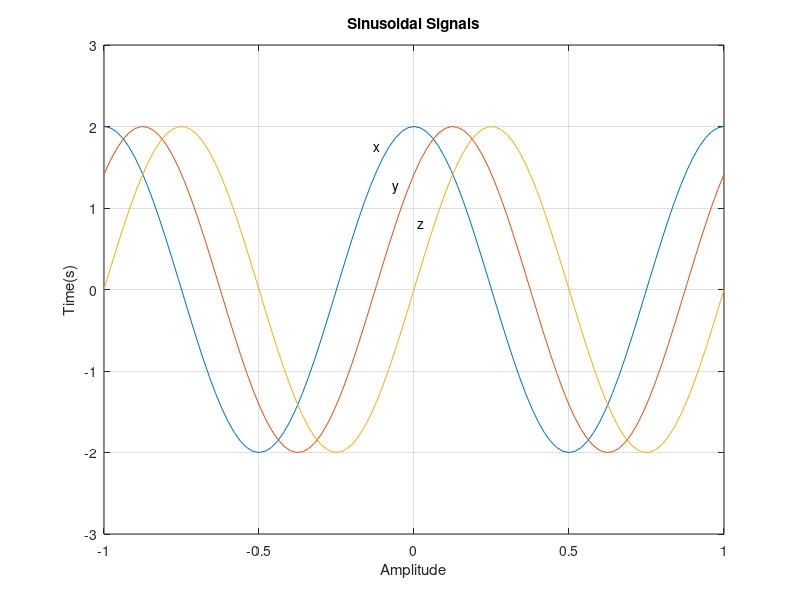

This chart was generated by the following MATLAB code:
	% sinusoidal representation and plotting\\
	t=linspace(-1,1,101);
	x=2*cos(2*pi*t);
	y=2*cos(2*pi*(t-0.125));
	z=2*sin(2*pi*t); 
	plot(t,x,t,y,t,z), axis([-1,1,-3,3]),title('Sinusoidal Signals'),... 
       xlabel('Amplitude'), ylabel('Time(s)'),text(-0.13,1.75,'x'),...
        text(-0.07,1.25,'y'),text(0.01,0.80,'z'),grid
